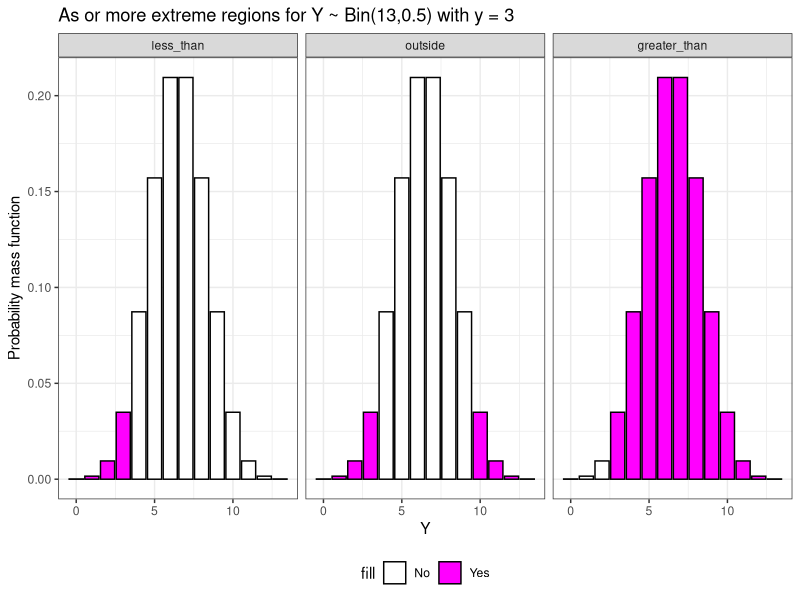
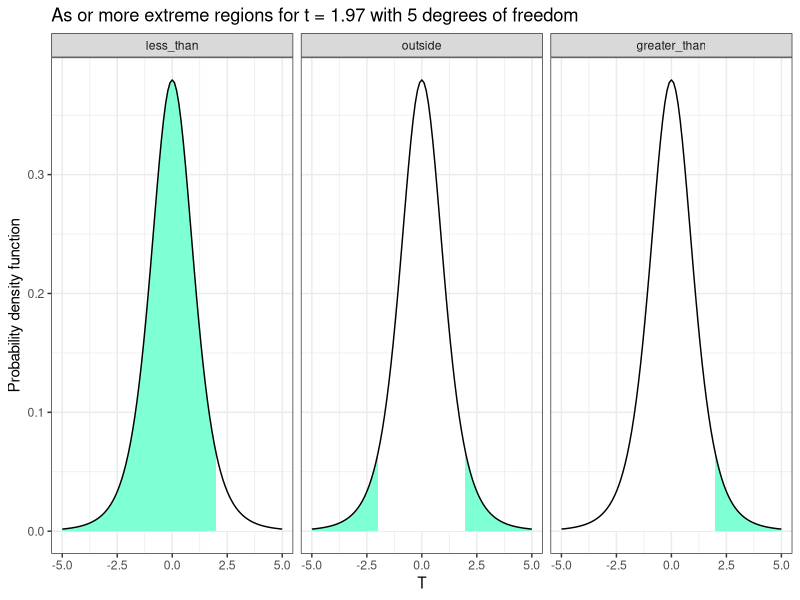

Write R code to recreate these figures, in order.
## ----libraries, message=FALSE, warning=FALSE, cache=FALSE-------------------------------------------------------------
library("tidyverse")


## ----set_seed, echo=FALSE---------------------------------------------------------------------------------------------
set.seed(2)


## ---------------------------------------------------------------------------------------------------------------------
n = 13
y = 3
p = 0.5


## ---------------------------------------------------------------------------------------------------------------------
d = data.frame(Y = 0:n) %>%
  dplyr::mutate(pmf = dbinom(Y, n, 0.5),
         outside = ifelse(abs(Y-n*0.5) >= abs(y-n*0.5),
                                     "Yes","No"),
         less_than = ifelse(abs(Y <= y), "Yes", "No"),
         greater_than = ifelse(abs(Y >= y), "Yes", "No")) %>%
  tidyr::gather("region", "fill", -Y, -pmf) %>%
  dplyr::mutate(region = factor(region, levels = c("less_than","outside","greater_than")))

ggplot(d, aes(Y, pmf, fill = fill)) + 
  geom_bar(stat = "identity", color = "black") + 
  facet_grid(.~region) +
  theme_bw() + 
  theme(legend.position="bottom") +
  scale_fill_manual(values = c("Yes" = "magenta", "No" = "white")) +
  labs(title = "As or more extreme regions for Y ~ Bin(13,0.5) with y = 3",
       y = "Probability mass function")


## ----echo=TRUE--------------------------------------------------------------------------------------------------------
pbinom(y, size = n, prob = p)


## ----echo=TRUE--------------------------------------------------------------------------------------------------------
1-pbinom(y-1, size = n, prob = p)


## ----echo=TRUE--------------------------------------------------------------------------------------------------------
2*pbinom(y, size = n, prob = p)


## ---------------------------------------------------------------------------------------------------------------------
mu = 3
sigma = 4

n = 6
ybar = 6.3
s = 4.1

t = (ybar - mu)/(s/sqrt(n))


## ---------------------------------------------------------------------------------------------------------------------
t_ribbon = data.frame(T = seq(-5, 5, length = 1001), ymin = 0) %>%
  dplyr::mutate(pdf = dt(T, df = n-1))
  
d = bind_rows(
  t_ribbon %>% filter(T >= t) %>% mutate(region = "less_than"),
  t_ribbon %>% filter(T <= t) %>% mutate(region = "greater_than"),
  t_ribbon %>% filter(abs(T) <= abs(t)) %>% mutate(region = "outside")) %>%
  mutate(region = factor(region, levels = c("less_than","outside","greater_than")))

ggplot(d, aes(x = T, ymin = ymin, ymax = pdf)) + 
  stat_function(fun = dt, args = list(df = n-1), geom = "area", fill = "aquamarine") +
  geom_ribbon(fill = "white") +
  stat_function(fun = dt, args = list(df = n-1)) +
  facet_grid(.~region) +
  theme_bw() + 
  # scale_fill_manual(values = c("Yes" = "red", "No" = "white")) +
  labs(title = paste("As or more extreme regions for t =",round(t,2),"with",
                     n-1,"degrees of freedom"),
       y = "Probability density function")


## ----echo=TRUE--------------------------------------------------------------------------------------------------------
pt(t, df = n-1)


## ----echo=TRUE--------------------------------------------------------------------------------------------------------
1-pt(t, df = n-1)


## ----echo=TRUE--------------------------------------------------------------------------------------------------------
2*(1-pt(t, df = n-1))
